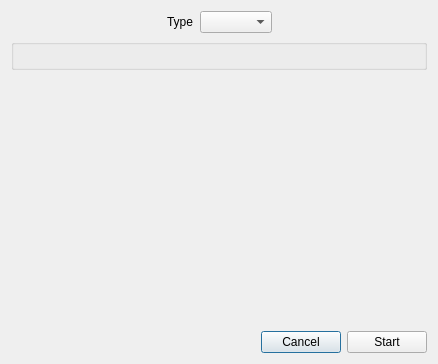
<?xml version="1.0" encoding="UTF-8"?>
<ui version="4.0">
 <class>NewGameDialog</class>
 <widget class="QDialog" name="NewGameDialog">
  <property name="geometry">
   <rect>
    <x>0</x>
    <y>0</y>
    <width>437</width>
    <height>364</height>
   </rect>
  </property>
  <property name="sizePolicy">
   <sizepolicy hsizetype="Preferred" vsizetype="Preferred">
    <horstretch>0</horstretch>
    <verstretch>0</verstretch>
   </sizepolicy>
  </property>
  <property name="windowTitle">
   <string>Dialog</string>
  </property>
  <layout class="QVBoxLayout" name="verticalLayout">
   <item>
    <layout class="QHBoxLayout" name="horizontalLayout">
     <item>
      <spacer name="horizontalSpacer">
       <property name="orientation">
        <enum>Qt::Orientation::Horizontal</enum>
       </property>
       <property name="sizeHint" stdset="0">
        <size>
         <width>40</width>
         <height>20</height>
        </size>
       </property>
      </spacer>
     </item>
     <item>
      <widget class="QLabel" name="boardTypeLabel">
       <property name="text">
        <string>Type</string>
       </property>
      </widget>
     </item>
     <item>
      <widget class="QComboBox" name="boardsComboBox">
       <property name="sizePolicy">
        <sizepolicy hsizetype="Minimum" vsizetype="Fixed">
         <horstretch>0</horstretch>
         <verstretch>0</verstretch>
        </sizepolicy>
       </property>
       <property name="locale">
        <locale language="English" country="UnitedStates"/>
       </property>
       <property name="insertPolicy">
        <enum>QComboBox::InsertPolicy::InsertAlphabetically</enum>
       </property>
       <property name="sizeAdjustPolicy">
        <enum>QComboBox::SizeAdjustPolicy::AdjustToContents</enum>
       </property>
      </widget>
     </item>
     <item>
      <spacer name="horizontalSpacer_2">
       <property name="orientation">
        <enum>Qt::Orientation::Horizontal</enum>
       </property>
       <property name="sizeHint" stdset="0">
        <size>
         <width>40</width>
         <height>20</height>
        </size>
       </property>
      </spacer>
     </item>
    </layout>
   </item>
   <item>
    <widget class="QGroupBox" name="parametersWidgetGroupBox"/>
   </item>
   <item>
    <spacer name="verticalSpacer">
     <property name="orientation">
      <enum>Qt::Orientation::Vertical</enum>
     </property>
     <property name="sizeType">
      <enum>QSizePolicy::Policy::Expanding</enum>
     </property>
     <property name="sizeHint" stdset="0">
      <size>
       <width>416</width>
       <height>263</height>
      </size>
     </property>
    </spacer>
   </item>
   <item>
    <layout class="QHBoxLayout" name="horizontalLayout_2">
     <item>
      <spacer name="horizontalSpacer_3">
       <property name="orientation">
        <enum>Qt::Orientation::Horizontal</enum>
       </property>
       <property name="sizeHint" stdset="0">
        <size>
         <width>40</width>
         <height>20</height>
        </size>
       </property>
      </spacer>
     </item>
     <item>
      <widget class="QPushButton" name="cancelButton">
       <property name="text">
        <string>Cancel</string>
       </property>
      </widget>
     </item>
     <item>
      <widget class="QPushButton" name="startButton">
       <property name="text">
        <string>Start</string>
       </property>
      </widget>
     </item>
    </layout>
   </item>
  </layout>
 </widget>
 <resources/>
 <connections/>
</ui>
